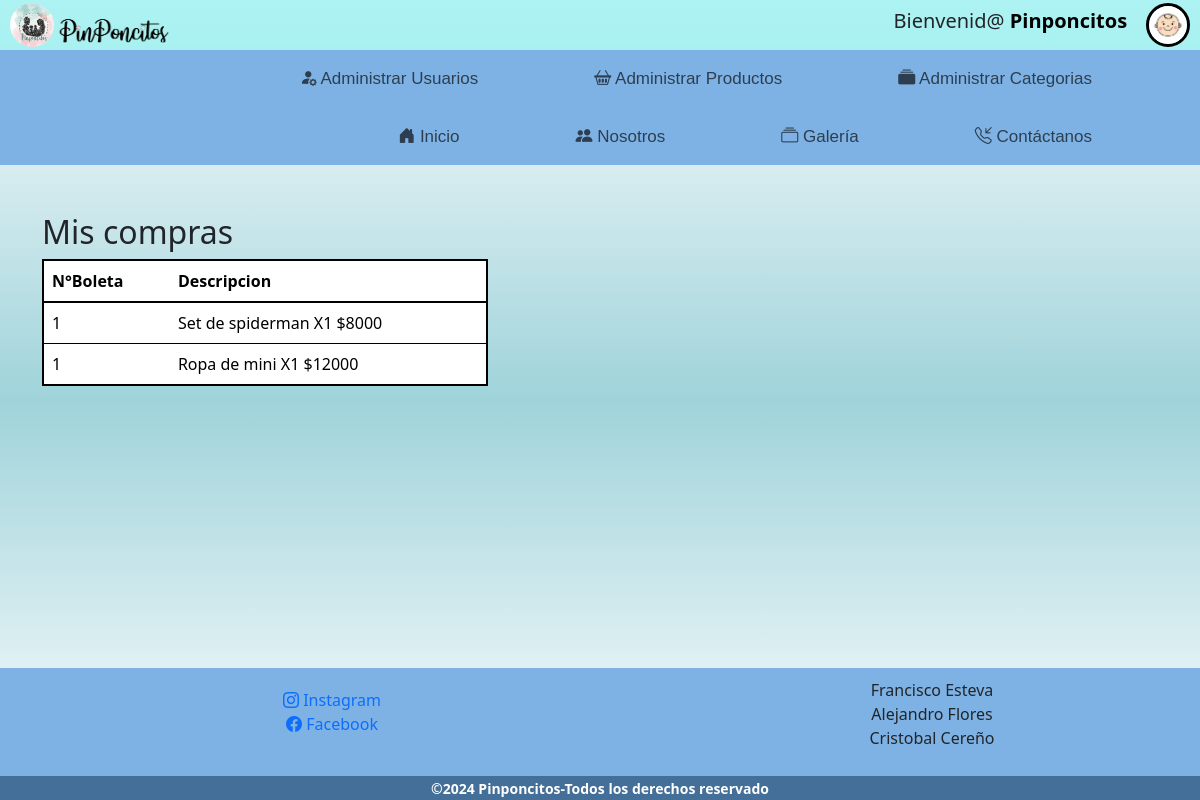
Screenshot of /VerCompras (signed in) with the database file from the repository.
### tienda/models.py (models this page shows, shortened)
class DetalleBoleta(models.Model):
    id_detalle = models.AutoField(primary_key=True)
    id_boleta = models.ForeignKey('Boleta', on_delete=models.CASCADE, related_name='detalles')
    id_producto = models.ForeignKey('Producto', on_delete=models.CASCADE)
    subtotal = models.IntegerField()
    cantidad = models.IntegerField()
    user = models.ForeignKey(User, on_delete=models.CASCADE, related_name='detalles')

class Boleta(models.Model):
    id_boleta = models.AutoField(primary_key=True)
    fecha_emitida = models.DateTimeField(blank=True, null=True, default = datetime.datetime.now)
    iva = models.IntegerField()
    total_neto = models.IntegerField()
    total_a_pagar = models.IntegerField()
    estado_pago = models.CharField(max_length=1, choices=EstadoPago.choices, default=EstadoPago.PENDIENTE)
    estado_despacho = models.CharField(max_length=1, choices=Despacho.choices, default=Despacho.NO_DESPACHADO)
    def __str__(self):
        return str(self.id_boleta)

class Producto(models.Model):
    id_producto = models.AutoField(primary_key=True)
    nombre      = models.CharField(max_length=20)
    descripcion = models.TextField(max_length=150)
    imagen      = models.ImageField(upload_to='productos', null=True, blank=True, default='productos/icono.jpeg')
    precio      = models.IntegerField()
    stock       = models.IntegerField()
    categoria   = models.ForeignKey(Categoria, on_delete=models.CASCADE)
    def __str__(self):
        return self.nombre

### tienda/views.py (the view)
# urls.py: path('VerCompras', VerCompras, name='VerCompras'),
def VerCompras(request):
    usuario = request.user
    detalles = DetalleBoleta.objects.filter(user=usuario)
    datos = {
        'Detalles': detalles
    }
    return render(request, 'Paginas/Administracion/VerCompras.html', datos)

### tienda/procesos.py (called while the page is built)
def total_boleta(request):
    total = 0
    if request.user.is_authenticated:
        if "carrito"in request.session.keys():
            try:
                for key,value in request.session["carrito"].items():
                    total = total + (int(value['precio']))*(value['cantidad'])
            except KeyError:
                request.session['carrito']={}
                total = 0
    return {'total_carrito':int(total)}

### tienda/templatetags/user_filters.py (called while the page is built)
@register.filter(name='has_group')
def has_group(user, group_name):
    return Group.objects.filter(name=group_name, user=user).exists()

### tienda/templates/Paginas/Administracion/VerCompras.html (shortened to what this page needs)
{% extends "Cuenta/cuenta.html" %}
{% block content %}
{% load static %}
<!DOCTYPE html>
<html lang="en">
<head>
    {% load static %}
    <link href="{% static 'css/bootstrap.min.css' %}" rel="stylesheet">
    <link rel="stylesheet" href="{%static 'CSS/Style Boleta.css' %}">
</head>
<body>
  <nav class=" navbar navbar-expand-lg navbar-light  ">
    <div class="container-nav">
        <div class = "collapse navbar-collapse " id="navbar-star">
            <ul class="navbar-nav ms-auto mb-2 mb-lg-0">
                <li class="nav-item">
                    <a class="nav-link" href="{% url 'index' %}"> <i class="bi bi-house-door-fill"></i> Inicio</a>
                </li>
                <li class="nav-item">
                    <a class="nav-link" href="{% url 'Nosotros' %}"><i class="bi bi-people-fill"></i> Nosotros</a>
                </li>
                <li class="nav-item">
                    <a class="nav-link" href="{% url 'Galeria' %}"><i class="bi bi-collection"></i> Galería</a>
                </li>
                <li class="nav-item">
                    <a class="nav-link" href="{% url 'Contactanos' %}"><i class="bi bi-telephone-inbound"></i> Contáctanos</a>
                </li>
            </ul>
        </div>
    </div>
</nav>
  <div class="container mt-5">
      <h2>Mis compras</h2>
      <div class="list-group">
          <table class="table" style="width: 40%;">
              <thead>
                  <tr>
                      <th scope="col">N°Boleta</th>
                      <th scope="col">Descripcion</th>
                  </tr>
              </thead>
              <tbody>
                  {% for detalle in Detalles %}
                  <tr>
                      <td>{{ detalle.id_boleta }}</td>
                      <td>{{ detalle.id_producto }} X{{ detalle.cantidad }}  ${{ detalle.subtotal }}</td>
                  </tr>
                  {% empty %}
                  <p>No se encontraron boletas para este usuario.</p>
                  {% endfor %}
              </tbody>
          </table>
      </div>
  </div>
</body>
</html>
{% endblock %}

### tienda/templates/Cuenta/cuenta.html (shortened to what this page needs)
<!DOCTYPE html>
<html lang="en">
<head>
    {% load static %}
    {% load user_filters %}
    <link rel="stylesheet" href="{%static 'CSS/Main Style.css' %}"></link>
    <link rel="stylesheet" href="https://cdn.jsdelivr.net/npm/bootstrap-icons@1.11.3/font/bootstrap-icons.min.css">
    <link href="https://cdn.jsdelivr.net/npm/bootstrap@5.3.3/dist/css/bootstrap.min.css" rel="stylesheet">
</head>
<body>
    <header class="cabezera">
        <a href="{% url 'index' %}" class="pinpon"><img src="{% static 'Imagenes/icono.jpeg' %}" alt="icono pagina" class="icono">
        <img src="{%static 'Imagenes/aas.png' %}" id="icono1"  alt="icono"></a>
        <link rel="stylesheet" href="{%static 'CSS/Style Cuenta.css' %}"></link>
        <Div class="user">
            {% if user.is_authenticated %}
                <div style="display: flex; align-items: center;">
                    <h5>Bienvenid@ <span style="font-weight: bold;">{{ user.username }}</span></h5>
                    <button class="perfil" type="submit" onclick="AbrirCuenta(event);">
                        <img src="{% static 'Imagenes/Perfil.png' %}" alt="perfil">
                    </button>
                </div>
            {% else %}
                <div id="reg">
                    <a href="{% url 'Login' %}" class="boton"><span>Iniciar Sesión</span></a>
                    <a href="{% url 'Registro' %}" class="boton"><span>Registrarse</span></a>
                </div>
            {% endif %}
    </header>
    {% if user.is_authenticated %}
        {% if user|has_group:"Admin" %}
            <nav class=" navbar navbar-expand-lg navbar-light  ">
                <div class="container-nav">
                    <div class = "collapse navbar-collapse " id="navbar-star">
                        <ul class="navbar-nav ms-auto mb-2 mb-lg-0">
                            <li class="nav-item">
                                <a class="nav-link" href="{% url 'ListaUsuarios' %}" ><i class="bi bi-person-fill-gear"></i> Administrar Usuarios</a>
                            </li>
                            <li class="nav-item">
                                <a class="nav-link" href="{% url 'ListaProductos' %}"><i class="bi bi-basket2"></i> Administrar Productos</a>
                            <li class="nav-item">
                                <a class="nav-link" href="{% url 'ListaCategoria' %}"><i class="bi bi-collection-fill"></i> Administrar Categorias</a>
                            </li>
                        </ul>
                    </div>
                </div>
            </nav>
        {% endif %}
    {% endif %}
</body>
{% block content %}
{% endblock %}
<footer >
    <div id="margen">
    </div>
    <div class="contenedor-footer">
        <div id="contactos">
            <ul>
                <ol><a href="https://www.instagram.com/pinponcitos2020/" target="_blank"><i class="bi bi-instagram"></i> Instagram</a>
                    </ol>
                <ol><a href="https://web.facebook.com/pinponcitos.cereno" target="_blank"><i class="bi bi-facebook"></i> Facebook</a></ol>
            </ul>
        </div>
        <div id="nosotros">
            <ul>
                <ol>Francisco Esteva</ol>
                <ol>Alejandro Flores </ol>
                <ol>Cristobal Cereño</ol>
            </ul>
        </div>
        <div id="copyrai">
            <small>&copy;2024 <b>Pinponcitos</b>-Todos los derechos reservado</small>
        </div>
    </div>
</footer>
</html>

### tienda/static/CSS/Main Style.css (style rules this page uses)
body { background: linear-gradient(#ffffff, #9fd3da, #ffffff); }
.cabezera { background-color: rgb(121, 236, 236,0.6); height: 50px; width: 100%; padding: 3px 10px; display: flex; }
.icono { object-fit: cover; max-height: 100%; margin-right: 10px; border-radius: 50%; }
#icono1 { width:120px; max-height: 100%; position: absolute; left:50px; transform: translateY(-25%); }
.pinpon { height: 100%; width: auto; }
.navbar { background-color: rgb(126, 178, 228); width: 100%; display: flex; flex-direction: row; }
.container-nav { width: 100%; margin-left: 4px; }
.nav-item { font-family: 'Franklin Gothic Medium', 'Arial Narrow', Arial, sans-serif; font-size: 17px; color: rgb(253, 253, 253); margin-right: 100px; }
.contenedor-footer { background-color: rgb(126, 178, 228); display: flex; justify-content: space-around; flex-direction: row; flex-wrap: wrap; width: 100%; position: absolute; bottom: 0; text-align: center; margin-top: auto; }
#margen { padding-top: 15px; padding-bottom: 15px; }
#contactos { text-align: center; width: 50%; height: auto; padding: 20px; }
#contactos a { text-decoration: none; }
#nosotros { text-align: center; width: 50%; height: auto; padding: 10px; }
#copyrai { text-align: center; width: 100%; background-color: rgb(68, 111, 152); color: white; height: auto; font-weight: 650; }

### tienda/static/CSS/Style Boleta.css (style rules this page uses)
thead,tbody { border-width: 2px; border-color: black; background-color: rgb(126, 178, 228); }

### tienda/templates/Cuenta/cuenta.html (style rules this page uses)
.user { height: 100%; width: 100%; display: flex; position: relative; justify-content: flex-end; align-items: center; margin-left: 300px; box-sizing: border-box; }
.perfil { height: 44px; width: 44px; border : 3px solid black; border-radius: 50%; margin-left: 0.5cm; overflow: hidden; padding: 0; background: none; }
.perfil img { height: 100%; width: 100%; object-fit: cover; border-radius: 50%; }
span { color: black; }
body { position: relative; padding-bottom: 7em; min-height: 100vh; }
.contenedor-footer { background-color: rgb(126, 178, 228); display: flex; justify-content: space-around; flex-direction: row; flex-wrap: wrap; width: 100%; position: absolute; bottom: 0; text-align: center; margin-top: auto; }

### rows the page displays
DetalleBoleta: id_boleta "1", id_producto "Set de spiderman", cantidad "1", subtotal "8000"
DetalleBoleta: id_boleta "1", id_producto "Ropa de mini", cantidad "1", subtotal "12000"

### other values shown
{{ user.username }} "Pinponcitos"
